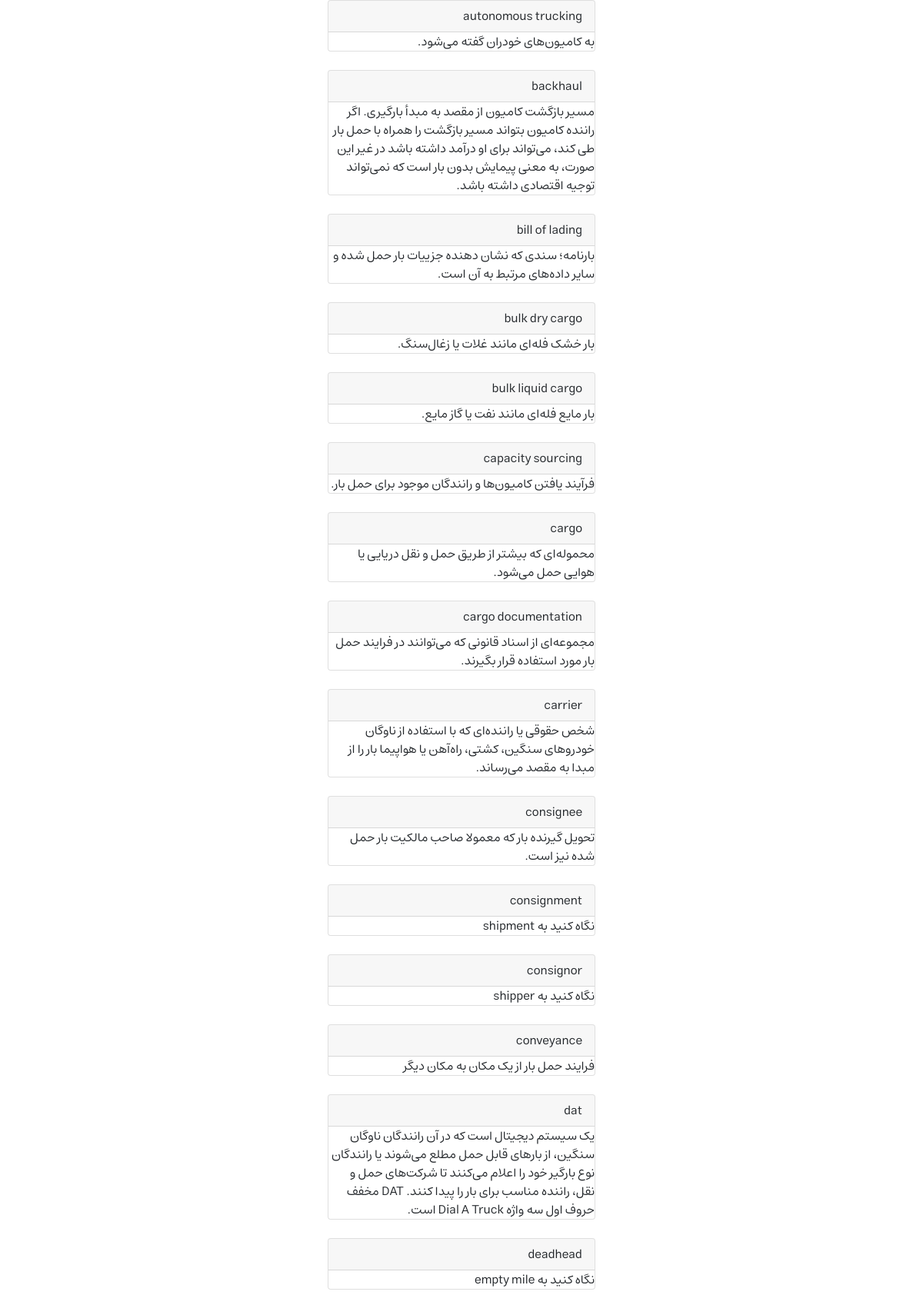
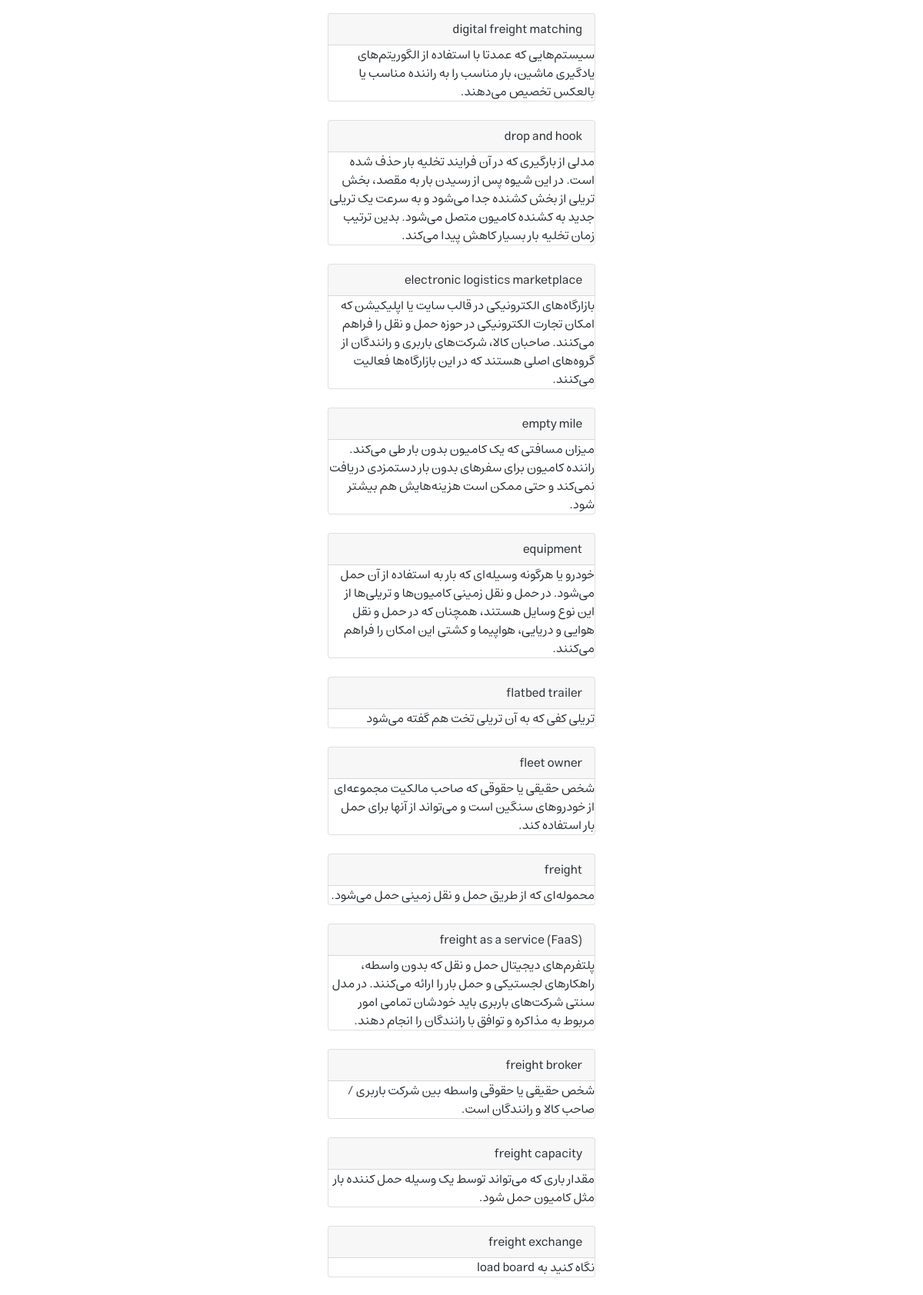
Screenshot of /browse (upper part) with the database file from the repository (2 pictures, top to bottom).
### beta/models.py (models this page shows, shortened)
class MainData(models.Model):
    word = models.CharField(max_length=50, unique=True)
    definition = models.TextField()

### beta/views.py (the view)
# urls.py: path('browse', views.browse, name='browse'),
def browse(req):
    entries = MainData.objects.all().order_by('word')
    return render(req, 'beta/browse.html', {
        'entries': entries,
    })

### beta/templates/beta/browse.html (shortened to what this page needs)
{% extends 'base.html' %}
{% load static %}
{% load bootstrap_icons %}
{% block app_css %}
    <link rel="stylesheet" href="{% static 'beta/index.css' %}">
{% endblock  %}
{% block main %}
<div class="container">
    <div class="row">
        <div class="col-md-4 col-sm-4"></div>
        <div class="col-md-4 col-sm-4">
            {% for entry in entries %}
            <div class="card mb-4">
                <div class="card-header">{{ entry.word }}</div>
                <div class="card-text">{{ entry.definition }}</div>
            </div>
            {% endfor %}
        </div>
        <div class="col-md-4 col-sm-4"></div>
    </div>
    </div>
{% endblock %}

### templates/base.html (shortened to what this page needs)
{% load static %}
{% load bootstrap_icons %}
<!doctype html>
<html lang="fa" dir="rtl">
    <head>
        {% load bootstrap5 %}
        {% bootstrap_css %}
        <link href="https://cdn.jsdelivr.net/npm/bootstrap@5.0.2/dist/css/bootstrap.min.css" rel="stylesheet">
        <link rel="stylesheet" href="https://cdn.jsdelivr.net/npm/bootstrap@5.0.2/dist/css/bootstrap.rtl.min.css">
        <link rel="stylesheet" href="{% static 'base.css' %}">
        {% block app_css %}
        {% endblock  %}
    </head>
    <body>
        {% block main %}
        {% endblock  %}
    </body>
</html>

### static/base.css (style rules this page uses)
* { box-sizing: border-box; }
body { direction: rtl; font-family: 'Estedad', sans-serif !important; }

### rows the page displays
MainData: word "autonomous trucking", definition "به کامیون‌های خودران گفته می‌شود."
MainData: word "backhaul", definition "مسیر بازگشت کامیون از مقصد به مبدأ بارگیری. اگر راننده کامیون بتواند مسیر بازگشت را همراه با حمل بار طی کند، می‌تواند برای او درآمد داشته باشد در غیر این صورت، به معنی پیمایش بدون بار است که نمی‌تواند توجیه اقتصادی داشته باشد."
MainData: word "bill of lading", definition "بارنامه؛ سندی که نشان دهنده جزییات بار حمل شده و سایر داده‌های مرتبط به آن است."
MainData: word "bulk dry cargo", definition "بار خشک فله‌ای مانند غلات یا زغال‌سنگ."
MainData: word "bulk liquid cargo", definition "بار مایع فله‌ای مانند نفت یا گاز مایع."
MainData: word "capacity sourcing", definition "فرآیند یافتن کامیون‌ها و رانندگان موجود برای حمل بار."
MainData: word "cargo", definition "محموله‌ای که بیشتر از طریق حمل و نقل دریایی یا هوایی حمل می‌شود."
MainData: word "cargo documentation", definition "مجموعه‌ای از اسناد قانونی که می‌توانند در فرایند حمل بار مورد استفاده قرار بگیرند."
MainData: word "carrier", definition "شخص حقوقی یا راننده‌ای که با استفاده از ناوگان خودروهای سنگین، کشتی، راه‌آهن یا هواپیما بار را از مبدا به مقصد می‌رساند."
MainData: word "consignee", definition "تحویل گیرنده بار که معمولا صاحب مالکیت بار حمل شده نیز است."
MainData: word "consignment", definition "نگاه کنید به shipment"
MainData: word "consignor", definition "نگاه کنید به shipper"
MainData: word "conveyance", definition "فرایند حمل بار از یک مکان به مکان دیگر"
MainData: word "dat", definition "یک سیستم دیجیتال است که در آن رانندگان ناوگان سنگین، از بارهای قابل حمل مطلع می‌شوند یا رانندگان نوع بارگیر خود را اعلام می‌کنند تا شرکت‌های حمل و نقل، راننده مناسب برای بار را پیدا کنند. DAT مخفف حروف اول سه واژه Dial A Truck است."
MainData: word "deadhead", definition "نگاه کنید به empty mile"
MainData: word "digital freight matching", definition "سیستم‌هایی که عمدتا با استفاده از الگوریتم‌های یادگیری ماشین، بار مناسب را به راننده مناسب یا بالعکس تخصیص می‌دهند."
MainData: word "drop and hook", definition "مدلی از بارگیری که در آن فرایند تخلیه بار حذف شده است. در این شیوه پس از رسیدن بار به مقصد، بخش تریلی از بخش کشنده جدا می‌شود و به سرعت یک تریلی جدید به کشنده کامیون متصل می‌شود. بدین ترتیب زمان تخلیه بار بسیار کاهش پیدا می‌کند."
MainData: word "electronic logistics marketplace", definition "بازارگاه‌های الکترونیکی در قالب سایت یا اپلیکیشن که امکان تجارت الکترونیکی در حوزه حمل و نقل را فراهم می‌کنند. صاحبان کالا، شرکت‌های باربری و رانندگان از گروه‌های اصلی هستند که در این بازارگاه‌ها فعالیت می‌کنند."
MainData: word "empty mile", definition "میزان مسافتی که یک کامیون بدون بار طی می‌کند. راننده کامیون برای سفرهای بدون بار دستمزدی دریافت نمی‌کند و حتی ممکن است هزینه‌هایش هم بیشتر شود."
MainData: word "equipment", definition "خودرو یا هرگونه وسیله‌ای که بار به استفاده از آن حمل می‌شود. در حمل و نقل زمینی کامیون‌ها و تریلی‌ها از این نوع وسایل هستند، همچنان که در حمل و نقل هوایی و دریایی، هواپیما و کشتی این امکان را فراهم می‌کنند."
MainData: word "flatbed trailer", definition "تریلی کفی که به آن تریلی تخت هم گفته می‌شود"
MainData: word "fleet owner", definition "شخص حقیقی یا حقوقی که صاحب مالکیت مجموعه‌ای از خودروهای سنگین است و می‌تواند از آنها برای حمل بار استفاده کند."
MainData: word "freight", definition "محموله‌ای که از طریق حمل و نقل زمینی حمل می‌شود."
MainData: word "freight as a service (FaaS)", definition "پلتفرم‌های دیجیتال حمل و نقل که بدون واسطه، راهکارهای لجستیکی و حمل بار را ارائه می‌کنند. در مدل‌ سنتی شرکت‌های باربری باید خودشان تمامی امور مربوط به مذاکره و توافق با رانندگان را انجام دهند."
MainData: word "freight broker", definition "شخص حقیقی یا حقوقی واسطه بین شرکت باربری / صاحب کالا و رانندگان است."
MainData: word "freight capacity", definition "مقدار باری که می‌تواند توسط یک وسیله حمل کننده بار مثل کامیون حمل شود."
MainData: word "freight exchange", definition "نگاه کنید به load board"
